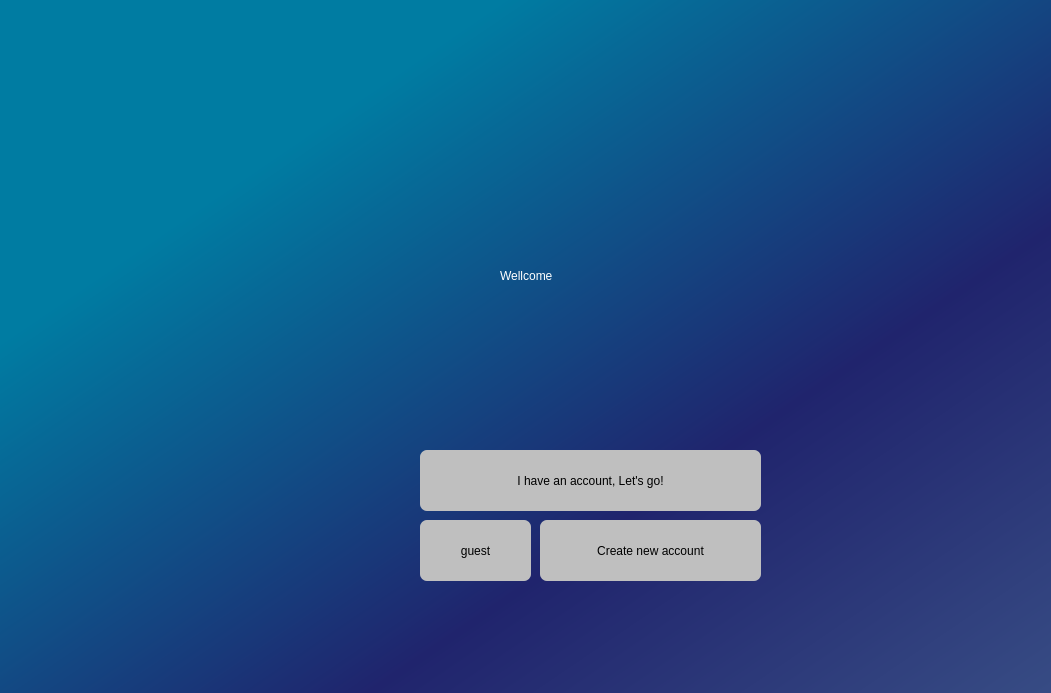
<?xml version="1.0" encoding="UTF-8"?>
<ui version="4.0">
 <class>Dialog</class>
 <widget class="QDialog" name="Dialog">
  <property name="enabled">
   <bool>true</bool>
  </property>
  <property name="geometry">
   <rect>
    <x>0</x>
    <y>0</y>
    <width>1051</width>
    <height>693</height>
   </rect>
  </property>
  <property name="maximumSize">
   <size>
    <width>1200</width>
    <height>800</height>
   </size>
  </property>
  <property name="windowTitle">
   <string>Dialog</string>
  </property>
  <widget class="QWidget" name="startwidget" native="true">
   <property name="geometry">
    <rect>
     <x>0</x>
     <y>0</y>
     <width>1200</width>
     <height>800</height>
    </rect>
   </property>
   <property name="maximumSize">
    <size>
     <width>1200</width>
     <height>800</height>
    </size>
   </property>
   <property name="styleSheet">
    <string notr="true">QWidget#startwidget{
background-color:qlineargradient(spread:pad, x1:0, y1:0, x2:0.994, y2:0.971591, stop:0.215909 rgba(0, 124, 162, 255), stop:0.59322 rgba(32, 36, 109, 255), stop:0.960452 rgba(61, 86, 138, 255), stop:1 rgba(61, 86, 138, 255));
}</string>
   </property>
   <widget class="QLabel" name="label">
    <property name="geometry">
     <rect>
      <x>500</x>
      <y>230</y>
      <width>161</width>
      <height>91</height>
     </rect>
    </property>
    <property name="styleSheet">
     <string notr="true">font: 28pt &quot;MV Boli&quot;; color: rgb(255, 255, 255);

</string>
    </property>
    <property name="text">
     <string>Wellcome</string>
    </property>
   </widget>
   <widget class="QPushButton" name="new_ac">
    <property name="enabled">
     <bool>true</bool>
    </property>
    <property name="geometry">
     <rect>
      <x>540</x>
      <y>520</y>
      <width>221</width>
      <height>61</height>
     </rect>
    </property>
    <property name="sizePolicy">
     <sizepolicy hsizetype="Fixed" vsizetype="Fixed">
      <horstretch>0</horstretch>
      <verstretch>0</verstretch>
     </sizepolicy>
    </property>
    <property name="styleSheet">
     <string notr="true">border-radius:7px;
background-color:rgb(191, 191, 191);
font: 16pt &quot;MV Boli&quot;;color:rgb(0, 0, 0);</string>
    </property>
    <property name="text">
     <string>Create new account</string>
    </property>
   </widget>
   <widget class="QPushButton" name="guest">
    <property name="enabled">
     <bool>true</bool>
    </property>
    <property name="geometry">
     <rect>
      <x>420</x>
      <y>520</y>
      <width>111</width>
      <height>61</height>
     </rect>
    </property>
    <property name="sizePolicy">
     <sizepolicy hsizetype="Fixed" vsizetype="Fixed">
      <horstretch>0</horstretch>
      <verstretch>0</verstretch>
     </sizepolicy>
    </property>
    <property name="styleSheet">
     <string notr="true">border-radius:7px;
background-color:rgb(191, 191, 191);
font: 16pt &quot;MV Boli&quot;;color:rgb(0, 0, 0);</string>
    </property>
    <property name="text">
     <string>guest</string>
    </property>
   </widget>
   <widget class="QPushButton" name="have_ac">
    <property name="enabled">
     <bool>true</bool>
    </property>
    <property name="geometry">
     <rect>
      <x>420</x>
      <y>450</y>
      <width>341</width>
      <height>61</height>
     </rect>
    </property>
    <property name="sizePolicy">
     <sizepolicy hsizetype="Fixed" vsizetype="Fixed">
      <horstretch>0</horstretch>
      <verstretch>0</verstretch>
     </sizepolicy>
    </property>
    <property name="acceptDrops">
     <bool>true</bool>
    </property>
    <property name="styleSheet">
     <string notr="true">border-radius:7px;
background-color:rgb(191, 191, 191);
font: 16pt &quot;MV Boli&quot;;color:rgb(0, 0, 0);
</string>
    </property>
    <property name="text">
     <string>I have an account, Let's go!</string>
    </property>
    <property name="default">
     <bool>false</bool>
    </property>
   </widget>
  </widget>
 </widget>
 <resources/>
 <connections/>
</ui>
